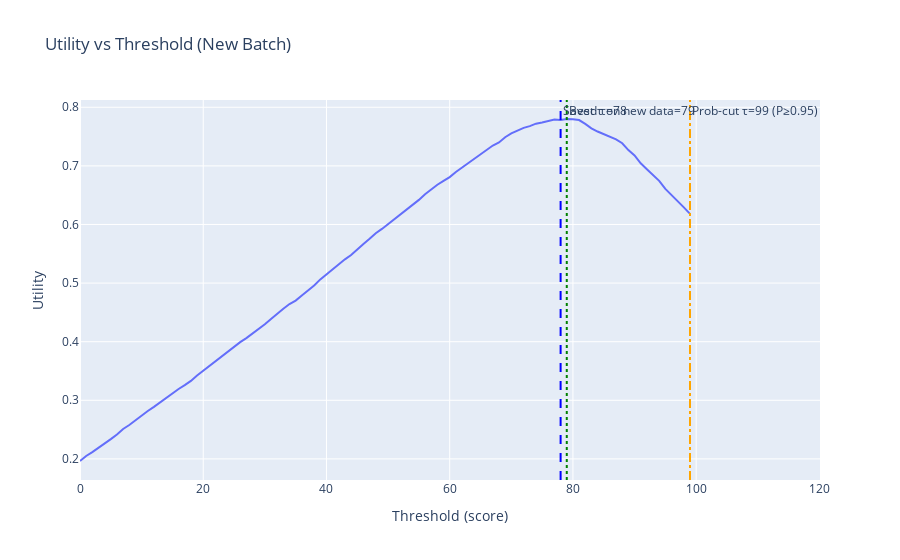
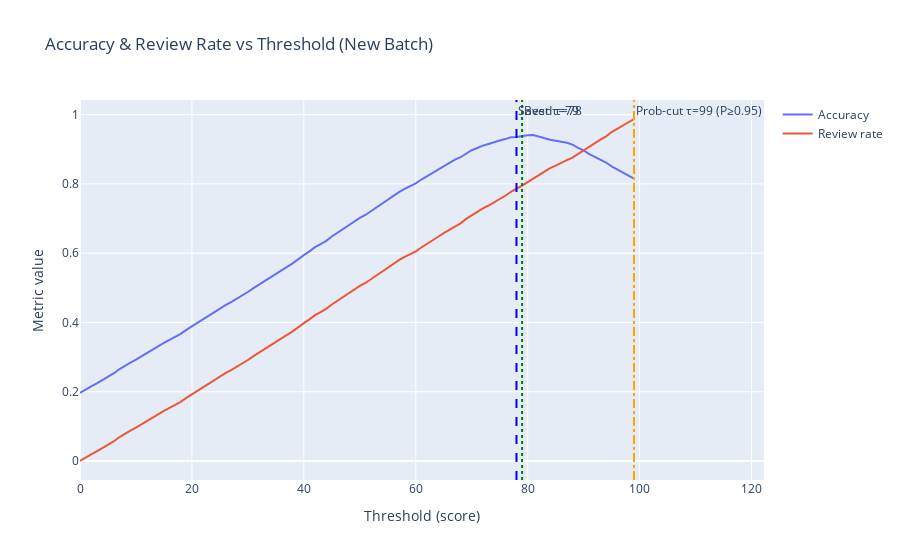

Notebook source saved alongside these figures, in order:
### Markdown cell above
# Production Validation with Drift Simulation

**What this section does:** Tests your deployed model on new data to ensure it still performs well, even when the underlying data distribution may have changed (model drift).

**Validation process:**
- **New data simulation:** Generates a fresh batch of OCR data (optionally with drift parameters)
- **Performance comparison:** Evaluates three different threshold strategies:
  - **Saved threshold:** Your previously optimized τ from training
  - **Optimal threshold:** The best τ for this new batch (ground truth)
  - **Probability cutoff:** Conservative approach using calibrated probabilities

**Drift simulation options:**
- **`delta_tau`:** Shifts the true threshold (e.g., -3 means threshold moved down by 3 points)
- **`delta_slope`:** Changes the transition sharpness (e.g., +1.0 makes the curve steeper)
- **Real-world scenarios:** Simulates how OCR system changes, data quality shifts, or domain changes affect performance

**Key metrics reported:**
- **Utility loss:** Difference between saved threshold performance and optimal performance
- **Accuracy comparison:** How well each threshold strategy performs
- **Review rate impact:** How much human workload each approach requires

**What to look for:**
- **Low utility loss:** Your saved threshold should perform close to the optimal threshold
- **Stable performance:** Small changes in utility indicate robust model deployment
- **Drift sensitivity:** How much performance degrades when data distribution changes

**Production monitoring:** Use this approach to continuously validate your deployed model and detect when retraining is needed.

### Code cell
# Cell 10 — Validate Saved Calibrator/Threshold on New Data (with optional drift)

import numpy as np
import pandas as pd
import json, pickle, pathlib
import plotly.graph_objects as go

# -----------------------------
# 0) Config
# -----------------------------
NEW_N = 5000
LAM   = 0.2           # same λ used for utility during training
DRIFT = {"delta_tau": 0, "delta_slope": 0.0}  # e.g., {"delta_tau": -3, "delta_slope": +1.0}

# -----------------------------
# 1) Load artifacts
# -----------------------------
art = pathlib.Path("artifacts")
with open(art/"calibrator.pkl","rb") as f:
    loaded_calibrator = pickle.load(f)
with open(art/"threshold.json","r") as f:
    saved = json.load(f)
TAU_SAVED = int(saved["tau"])
CAL_TYPE  = saved.get("type", "unknown")

print(f"Loaded calibrator type: {CAL_TYPE}, saved τ={TAU_SAVED}")

# -----------------------------
# 2) Simulate a new batch (optionally with drift)
# -----------------------------
rng = np.random.default_rng(2025)

# Reuse TRUE_TAU and K from earlier cells if they exist; else define defaults
try:
    TRUE_TAU
except NameError:
    TRUE_TAU = 80
try:
    K
except NameError:
    K = 5.0

tau_new = TRUE_TAU + DRIFT["delta_tau"]
k_new   = K + DRIFT["delta_slope"]

def p_correct_new(score, tau=tau_new, k=k_new):
    return 1.0 / (1.0 + np.exp(-(score - tau) / k))

scores_new = rng.integers(0, 100, size=NEW_N)
is_correct_new = rng.binomial(1, p_correct_new(scores_new))

df_new = pd.DataFrame({
    "id": np.arange(NEW_N),
    "score": scores_new,
    "is_correct": is_correct_new
}).sort_values("id").reset_index(drop=True)

# -----------------------------
# 3) Evaluate saved threshold on new batch
# -----------------------------
s = df_new["score"].to_numpy()
y = df_new["is_correct"].to_numpy()

def eval_at_tau(scores, labels, tau, lam=LAM):
    preds = (scores >= tau).astype(int)
    acc = (preds == labels).mean()
    review = (scores < tau).mean()
    util = acc - lam * review
    return acc, review, util

acc_saved, review_saved, util_saved = eval_at_tau(s, y, TAU_SAVED, lam=LAM)

# -----------------------------
# 4) Find ground-truth optimal τ on new batch
# -----------------------------
taus = np.arange(0, 100)
utils = []
for t in taus:
    _, _, u = eval_at_tau(s, y, t, lam=LAM)
    utils.append(u)
utils = np.array(utils)
best_idx = int(np.argmax(utils))
TAU_TRUE_STAR = int(taus[best_idx])
ACC_TRUE_STAR, REVIEW_TRUE_STAR, UTIL_TRUE_STAR = eval_at_tau(s, y, TAU_TRUE_STAR, lam=LAM)

# -----------------------------
# 5) Probability-based cutoff using loaded calibrator (optional)
# -----------------------------
# The saved calibrator maps score -> P(correct); we use it to find prob-cutoff score for P ≥ 0.95
try:
    p_grid = np.asarray(loaded_calibrator(np.arange(0,100)), dtype=float)
    target = 0.95
    cands = np.arange(0,100)[p_grid >= target]
    TAU_PROB = int(cands.min()) if len(cands) else 99
except Exception:
    p_grid, TAU_PROB, target = None, None, 0.95

# -----------------------------
# 6) Plotly visuals (Utility curve + markers)
# -----------------------------
fig = go.Figure()
fig.add_trace(go.Scatter(x=taus, y=utils, mode="lines", name="Utility"))
fig.add_vline(x=TAU_SAVED, line_dash="dash", line_color="blue",
              annotation_text=f"Saved τ={TAU_SAVED}")
fig.add_vline(x=TAU_TRUE_STAR, line_dash="dot", line_color="green",
              annotation_text=f"Best τ on new data={TAU_TRUE_STAR}")
if TAU_PROB is not None:
    fig.add_vline(x=TAU_PROB, line_dash="dashdot", line_color="orange",
                  annotation_text=f"Prob-cut τ={TAU_PROB} (P≥{target:.2f})")
fig.update_layout(title="Utility vs Threshold (New Batch)",
                  xaxis_title="Threshold (score)",
                  yaxis_title="Utility",
                  hovermode="x unified")
fig.show()

# -----------------------------
# 7) Secondary plot: Accuracy & Review rate vs τ (optional)
# -----------------------------
accs = []; reviews = []
for t in taus:
    a, r, _ = eval_at_tau(s, y, t, lam=LAM)
    accs.append(a); reviews.append(r)

fig2 = go.Figure()
fig2.add_trace(go.Scatter(x=taus, y=accs, mode="lines", name="Accuracy"))
fig2.add_trace(go.Scatter(x=taus, y=reviews, mode="lines", name="Review rate"))
fig2.add_vline(x=TAU_SAVED, line_dash="dash", line_color="blue",
               annotation_text=f"Saved τ={TAU_SAVED}")
fig2.add_vline(x=TAU_TRUE_STAR, line_dash="dot", line_color="green",
               annotation_text=f"Best τ={TAU_TRUE_STAR}")
if TAU_PROB is not None:
    fig2.add_vline(x=TAU_PROB, line_dash="dashdot", line_color="orange",
                   annotation_text=f"Prob-cut τ={TAU_PROB} (P≥{target:.2f})")
fig2.update_layout(title="Accuracy & Review Rate vs Threshold (New Batch)",
                   xaxis_title="Threshold (score)",
                   yaxis_title="Metric value",
                   hovermode="x unified")
fig2.show()

# -----------------------------
# 8) Print concise summary
# -----------------------------
util_loss = UTIL_TRUE_STAR - util_saved
pct_loss = 0.0 if UTIL_TRUE_STAR == 0 else (util_loss / abs(UTIL_TRUE_STAR)) * 100.0

print("=== New Batch Evaluation ===")
print(f"Saved τ: {TAU_SAVED} | Acc={acc_saved:.3f} | Review={review_saved:.3f} | Utility={util_saved:.3f}")
print(f"Best τ (new data): {TAU_TRUE_STAR} | Acc={ACC_TRUE_STAR:.3f} | Review={REVIEW_TRUE_STAR:.3f} | Utility={UTIL_TRUE_STAR:.3f}")
if TAU_PROB is not None:
    acc_prob, review_prob, util_prob = eval_at_tau(s, y, TAU_PROB, lam=LAM)
    print(f"Prob-cut τ (P≥{target:.2f}): {TAU_PROB} | Acc={acc_prob:.3f} | Review={review_prob:.3f} | Utility={util_prob:.3f}")
print(f"Utility loss of saved τ vs best: {util_loss:.3f} ({pct_loss:.2f}%)")
print(f"Drift simulated: Δτ={DRIFT['delta_tau']}, Δslope={DRIFT['delta_slope']}")

### Figure 1 — Plotly figure (JSON) as saved in the notebook; plotly's stock layout.template omitted (floating-point values rounded to 4 significant figures)
{"data": [{"mode": "lines", "name": "Utility", "type": "scatter", "x": [0, 1, 2, 3, 4, 5, 6, 7, 8, 9, 10, 11, 12, 13, 14, 15, 16, 17, 18, 19, 20, 21, 22, 23, 24, 25, 26, 27, 28, 29, 30, 31, 32, 33, 34, 35, 36, 37, 38, 39, 40, 41, 42, 43, 44, 45, 46, 47, 48, 49, 50, 51, 52, 53, 54, 55, 56, 57, 58, 59, 60, 61, 62, 63, 64, 65, 66, 67, 68, 69, 70, 71, 72, 73, 74, 75, 76, 77, 78, 79, 80, 81, 82, 83, 84, 85, 86, 87, 88, 89, 90, 91, 92, 93, 94, 95, 96, 97, 98, 99], "y": [0.1964, 0.205, 0.2116, 0.2186, 0.2257, 0.2337, 0.2415, 0.2511, 0.2578, 0.2663, 0.2735, 0.2817, 0.2889, 0.2966, 0.3049, 0.3124, 0.3193, 0.3258, 0.333, 0.3422, 0.3503, 0.359, 0.3676, 0.3751, 0.3826, 0.3911, 0.3993, 0.4062, 0.4137, 0.4212, 0.4297, 0.4388, 0.4466, 0.4561, 0.4642, 0.4702, 0.4788, 0.4876, 0.4958, 0.5063, 0.5148, 0.5236, 0.5332, 0.5406, 0.5479, 0.5578, 0.5666, 0.5756, 0.585, 0.5924, 0.6007, 0.6076, 0.6166, 0.6247, 0.6338, 0.642, 0.6516, 0.6604, 0.6678, 0.6743, 0.6809, 0.6895, 0.6972, 0.7042, 0.7129, 0.72, 0.728, 0.7347, 0.7399, 0.7488, 0.7555, 0.76, 0.7649, 0.7678, 0.772, 0.774, 0.7764, 0.7791, 0.7785, 0.78, 0.7795, 0.7782, 0.7717, 0.7642, 0.7586, 0.7544, 0.7498, 0.7453, 0.7386, 0.7269, 0.7178, 0.7043, 0.6944, 0.6848, 0.6745, 0.6608, 0.6506, 0.6387, 0.6292, 0.6181]}], "layout": {"annotations": [{"showarrow": false, "text": "Saved τ=78", "x": 78, "xanchor": "left", "xref": "x", "y": 1, "yanchor": "top", "yref": "y domain"}, {"showarrow": false, "text": "Best τ on new data=79", "x": 79, "xanchor": "left", "xref": "x", "y": 1, "yanchor": "top", "yref": "y domain"}, {"showarrow": false, "text": "Prob-cut τ=99 (P≥0.95)", "x": 99, "xanchor": "left", "xref": "x", "y": 1, "yanchor": "top", "yref": "y domain"}], "hovermode": "x unified", "shapes": [{"line": {"color": "blue", "dash": "dash"}, "type": "line", "x0": 78, "x1": 78, "xref": "x", "y0": 0, "y1": 1, "yref": "y domain"}, {"line": {"color": "green", "dash": "dot"}, "type": "line", "x0": 79, "x1": 79, "xref": "x", "y0": 0, "y1": 1, "yref": "y domain"}, {"line": {"color": "orange", "dash": "dashdot"}, "type": "line", "x0": 99, "x1": 99, "xref": "x", "y0": 0, "y1": 1, "yref": "y domain"}], "title": {"text": "Utility vs Threshold (New Batch)"}, "xaxis": {"title": {"text": "Threshold (score)"}}, "yaxis": {"title": {"text": "Utility"}}}}

### Figure 2 — Plotly figure (JSON) as saved in the notebook; plotly's stock layout.template omitted (floating-point values rounded to 4 significant figures)
{"data": [{"mode": "lines", "name": "Accuracy", "type": "scatter", "x": [0, 1, 2, 3, 4, 5, 6, 7, 8, 9, 10, 11, 12, 13, 14, 15, 16, 17, 18, 19, 20, 21, 22, 23, 24, 25, 26, 27, 28, 29, 30, 31, 32, 33, 34, 35, 36, 37, 38, 39, 40, 41, 42, 43, 44, 45, 46, 47, 48, 49, 50, 51, 52, 53, 54, 55, 56, 57, 58, 59, 60, 61, 62, 63, 64, 65, 66, 67, 68, 69, 70, 71, 72, 73, 74, 75, 76, 77, 78, 79, 80, 81, 82, 83, 84, 85, 86, 87, 88, 89, 90, 91, 92, 93, 94, 95, 96, 97, 98, 99], "y": [0.1964, 0.2072, 0.2154, 0.2242, 0.233, 0.243, 0.2528, 0.2648, 0.2732, 0.2838, 0.2928, 0.303, 0.312, 0.3216, 0.332, 0.3414, 0.35, 0.3582, 0.3672, 0.3786, 0.3888, 0.3996, 0.4104, 0.4198, 0.4292, 0.4398, 0.45, 0.4586, 0.468, 0.4774, 0.488, 0.4994, 0.5092, 0.521, 0.5312, 0.5386, 0.5494, 0.5604, 0.5706, 0.5838, 0.5944, 0.6054, 0.6174, 0.6266, 0.6358, 0.6482, 0.6592, 0.6704, 0.6822, 0.6914, 0.7018, 0.7104, 0.7216, 0.7318, 0.7432, 0.7534, 0.7654, 0.7764, 0.7856, 0.7938, 0.802, 0.8128, 0.8224, 0.8314, 0.8424, 0.8516, 0.8616, 0.8702, 0.8772, 0.8886, 0.8974, 0.9038, 0.9108, 0.9154, 0.9214, 0.9254, 0.9296, 0.9346, 0.9356, 0.939, 0.9406, 0.9412, 0.9366, 0.9312, 0.9278, 0.925, 0.9222, 0.919, 0.9138, 0.9042, 0.8972, 0.8862, 0.8782, 0.8704, 0.862, 0.8508, 0.8424, 0.8326, 0.8248, 0.8156]}, {"mode": "lines", "name": "Review rate", "type": "scatter", "x": [0, 1, 2, 3, 4, 5, 6, 7, 8, 9, 10, 11, 12, 13, 14, 15, 16, 17, 18, 19, 20, 21, 22, 23, 24, 25, 26, 27, 28, 29, 30, 31, 32, 33, 34, 35, 36, 37, 38, 39, 40, 41, 42, 43, 44, 45, 46, 47, 48, 49, 50, 51, 52, 53, 54, 55, 56, 57, 58, 59, 60, 61, 62, 63, 64, 65, 66, 67, 68, 69, 70, 71, 72, 73, 74, 75, 76, 77, 78, 79, 80, 81, 82, 83, 84, 85, 86, 87, 88, 89, 90, 91, 92, 93, 94, 95, 96, 97, 98, 99], "y": [0, 0.0108, 0.019, 0.0278, 0.0366, 0.0466, 0.0564, 0.0684, 0.0768, 0.0874, 0.0964, 0.1066, 0.1156, 0.1252, 0.1356, 0.145, 0.1536, 0.1618, 0.1708, 0.1822, 0.1924, 0.2032, 0.214, 0.2234, 0.2328, 0.2434, 0.2536, 0.2622, 0.2716, 0.281, 0.2916, 0.303, 0.3128, 0.3246, 0.3348, 0.3422, 0.353, 0.364, 0.3742, 0.3874, 0.398, 0.409, 0.421, 0.4302, 0.4394, 0.4518, 0.4628, 0.474, 0.4858, 0.495, 0.5054, 0.514, 0.5252, 0.5354, 0.5468, 0.557, 0.569, 0.58, 0.5892, 0.5974, 0.6056, 0.6164, 0.626, 0.6358, 0.6476, 0.658, 0.668, 0.6774, 0.6864, 0.699, 0.7094, 0.719, 0.7296, 0.7378, 0.747, 0.757, 0.766, 0.7774, 0.7856, 0.795, 0.8054, 0.8152, 0.8246, 0.8352, 0.8458, 0.853, 0.8618, 0.8686, 0.8762, 0.8866, 0.8968, 0.9094, 0.919, 0.928, 0.9376, 0.95, 0.9592, 0.9694, 0.978, 0.9876]}], "layout": {"annotations": [{"showarrow": false, "text": "Saved τ=78", "x": 78, "xanchor": "left", "xref": "x", "y": 1, "yanchor": "top", "yref": "y domain"}, {"showarrow": false, "text": "Best τ=79", "x": 79, "xanchor": "left", "xref": "x", "y": 1, "yanchor": "top", "yref": "y domain"}, {"showarrow": false, "text": "Prob-cut τ=99 (P≥0.95)", "x": 99, "xanchor": "left", "xref": "x", "y": 1, "yanchor": "top", "yref": "y domain"}], "hovermode": "x unified", "shapes": [{"line": {"color": "blue", "dash": "dash"}, "type": "line", "x0": 78, "x1": 78, "xref": "x", "y0": 0, "y1": 1, "yref": "y domain"}, {"line": {"color": "green", "dash": "dot"}, "type": "line", "x0": 79, "x1": 79, "xref": "x", "y0": 0, "y1": 1, "yref": "y domain"}, {"line": {"color": "orange", "dash": "dashdot"}, "type": "line", "x0": 99, "x1": 99, "xref": "x", "y0": 0, "y1": 1, "yref": "y domain"}], "title": {"text": "Accuracy & Review Rate vs Threshold (New Batch)"}, "xaxis": {"title": {"text": "Threshold (score)"}}, "yaxis": {"title": {"text": "Metric value"}}}}
